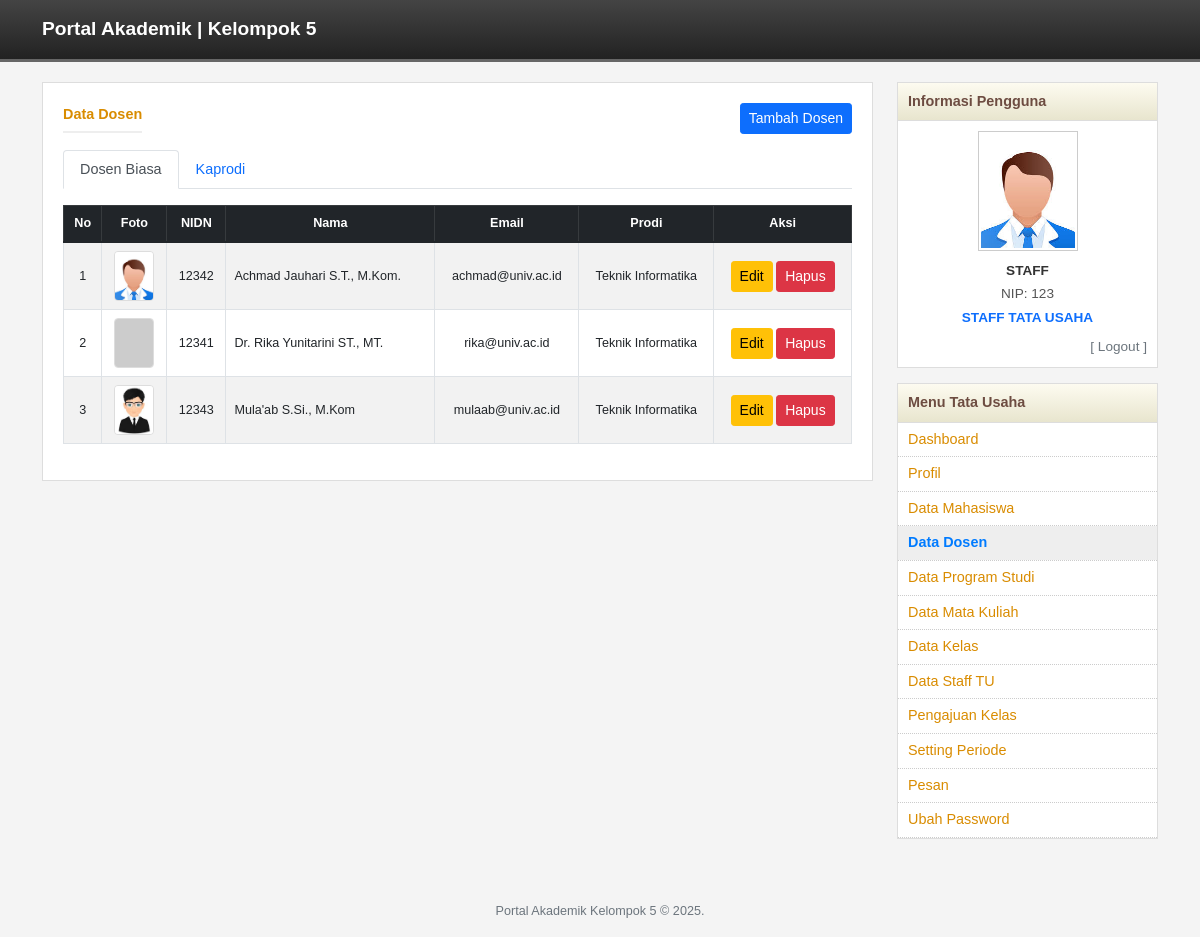
The page /tu/dosen.php (signed in) on the database its author committed.
### tables this page shows
CREATE TABLE `dosen` (
  `id` int(11) NOT NULL,
  `nidn` varchar(20) NOT NULL,
  `nama` varchar(100) NOT NULL,
  `password` varchar(255) NOT NULL,
  `email` varchar(100) DEFAULT NULL,
  `foto` varchar(255) DEFAULT NULL,
  `jabatan` enum('Dosen','Kaprodi') DEFAULT 'Dosen',
  `prodi` varchar(50) DEFAULT NULL,
  `created_at` timestamp NULL DEFAULT current_timestamp()
);

CREATE TABLE `tata_usaha` (
  `id` int(11) NOT NULL,
  `nip` varchar(20) NOT NULL,
  `nama` varchar(100) NOT NULL,
  `password` varchar(255) NOT NULL,
  `email` varchar(100) DEFAULT NULL,
  `created_at` timestamp NULL DEFAULT current_timestamp(),
  `foto` varchar(255) DEFAULT NULL
);

### tu/dosen.php (the view, shortened to what this page needs)
<?php
require_once "../config/database.php";
$dosenBiasa = $pdo->query("SELECT * FROM dosen WHERE jabatan = 'Dosen' ORDER BY nama ASC")->fetchAll();
?>
<!DOCTYPE html>
<html lang="id">
<head>
    <link href="https://cdn.jsdelivr.net/npm/bootstrap@5.1.3/dist/css/bootstrap.min.css" rel="stylesheet">
    <link rel="stylesheet" href="../assets/css/style.css">
</head>
<body>
<?php include "../header.php"; ?>
<div class="container">
    <div class="row">
        <div class="col-md-9">
            <div class="content-box">
                <div class="d-flex justify-content-between align-items-center mb-3">
                    <div class="msg-header mb-0">Data Dosen</div>
                    <a href="dosen_form.php" class="btn btn-primary btn-sm">Tambah Dosen</a>
                </div>
                <ul class="nav nav-tabs mb-3" id="dosenTab" role="tablist">
                    <li class="nav-item">
                        <button class="nav-link active" id="biasa-tab" data-bs-toggle="tab" data-bs-target="#biasa" type="button">Dosen Biasa</button>
                    </li>
                    <li class="nav-item">
                        <button class="nav-link" id="kaprodi-tab" data-bs-toggle="tab" data-bs-target="#kaprodi" type="button">Kaprodi</button>
                    </li>
                </ul>
                <div class="tab-content" id="dosenTabContent">
                    <div class="tab-pane fade show active" id="biasa">
                        <div class="table-responsive">
                            <table class="table table-bordered table-striped table-hover small align-middle text-center">
                                <thead class="table-dark">
                                    <tr><th>No</th><th>Foto</th><th>NIDN</th><th>Nama</th><th>Email</th><th>Prodi</th><th>Aksi</th></tr>
                                </thead>
                                <tbody>
                                    <?php $no=1; foreach($dosenBiasa as $row): ?>
                                    <?php $fotoUrl = (!empty($row['foto']) && file_exists("../assets/img/uploads/".$row['foto'])) ? "../assets/img/uploads/".$row['foto'] : "https://via.placeholder.com/40x50.png?text=FOTO"; ?>
                                    <tr>
                                        <td><?= $no++ ?></td>
                                        <td><img src="<?= $fotoUrl ?>" class="table-foto"></td>
                                        <td><?= htmlspecialchars($row['nidn']) ?></td>
                                        <td class="text-start"><?= htmlspecialchars($row['nama']) ?></td>
                                        <td><?= htmlspecialchars($row['email']) ?></td>
                                        <td><?= htmlspecialchars($row['prodi']) ?></td>
                                        <td>
                                            <a href="dosen_form.php?id=<?= $row['id'] ?>" class="btn btn-warning btn-sm">Edit</a>
                                            <form method="POST" style="display:inline;" onsubmit="return confirm('Hapus data ini?');">
                                                <button class="btn btn-danger btn-sm">Hapus</button>
                                            </form>
                                        </td>
                                    </tr>
                                    <?php endforeach; ?>
                                </tbody>
                            </table>
                        </div>
                    </div>
                </div>
            </div>
        </div>
        <div class="col-md-3">
            <?php include "sidebar.php"; ?>
        </div>
    </div>
</div>
<?php include "../footer.php"; ?>
</body>
</html>

### tu/sidebar.php (shortened to what this page needs)
<?php
$currentPage = basename($_SERVER['PHP_SELF']);
$user = $_SESSION['user'];
$nama = htmlspecialchars($user['nama']);
$nip = htmlspecialchars($user['username']);
global $pdo;
$stmtFoto = $pdo->prepare("SELECT foto FROM tata_usaha WHERE id = ?");
$stmtFoto->execute([$user['id']]);
$fotoDb = $stmtFoto->fetchColumn();
$fotoProfil = (!empty($fotoDb) && file_exists("../assets/img/uploads/$fotoDb")) ? "../assets/img/uploads/$fotoDb" : "https://via.placeholder.com/100x120.png?text=STAFF+TU";
?>
<div class="sidebar-box">
    <div class="sidebar-header">Informasi Pengguna</div>
    <div class="sidebar-content">
        <div class="profile-img-box">
            <img src="<?= $fotoProfil ?>" alt="Foto Profil" class="profile-img">
        </div>
        <div class="profile-info">
            <div class="profile-name"><?= $nama ?></div>
            <div class="mb-1">NIP: <?= $nip ?></div>
            <div class="fw-bold text-primary">STAFF TATA USAHA</div>
            <div class="mt-2 text-end"><a href="../logout.php" class="text-secondary text-decoration-none">[ Logout ]</a></div>
        </div>
    </div>
</div>
<div class="sidebar-box">
    <div class="sidebar-header">Menu Tata Usaha</div>
    <ul class="menu-list">
        <li><a href="dashboard.php" class="<?= $currentPage == 'dashboard.php' ? 'menu-active' : 'menu-default' ?>">Dashboard</a></li>
        <li><a href="profil.php" class="<?= $currentPage == 'profil.php' ? 'menu-active' : 'menu-default' ?>">Profil</a></li>
        <li><a href="mahasiswa.php" class="<?= strpos($currentPage, 'mahasiswa') !== false ? 'menu-active' : 'menu-default' ?>">Data Mahasiswa</a></li>
        <li><a href="dosen.php" class="<?= strpos($currentPage, 'dosen') !== false ? 'menu-active' : 'menu-default' ?>">Data Dosen</a></li>
        <li><a href="prodi.php" class="<?= strpos($currentPage, 'prodi') !== false ? 'menu-active' : 'menu-default' ?>">Data Program Studi</a></li>
        <li><a href="matakuliah.php" class="<?= strpos($currentPage, 'matakuliah') !== false ? 'menu-active' : 'menu-default' ?>">Data Mata Kuliah</a></li>
        <li><a href="kelas.php" class="<?= strpos($currentPage, 'kelas') !== false ? 'menu-active' : 'menu-default' ?>">Data Kelas</a></li>
        <li><a href="staff.php" class="<?= strpos($currentPage, 'staff') !== false ? 'menu-active' : 'menu-default' ?>">Data Staff TU</a></li>
        <li>
            <a href="pengajuan.php" class="<?= $currentPage == 'pengajuan.php' ? 'menu-active' : 'menu-default' ?>">
                Pengajuan Kelas
            </a>
        </li>
        <li>
            <a href="periode.php" class="<?= $currentPage == 'periode.php' ? 'menu-active' : 'menu-default' ?>">
                Setting Periode
            </a>
        </li>
        <li>
            <a href="pesan.php" class="<?= $currentPage == 'pesan.php' ? 'menu-active' : 'menu-default' ?>">
                Pesan
            </a>
        </li>
        <li><a href="ubah_password.php" class="<?= $currentPage == 'ubah_password.php' ? 'menu-active' : 'menu-default' ?>">Ubah Password</a></li>
    </ul>
</div>

### assets/css/style.css (style rules this page uses)
body { background-color: #f4f4f4; font-family: sans-serif; font-size: 0.9rem; }
.sidebar-box { background: white; border: 1px solid #ddd; margin-bottom: 15px; }
.sidebar-header { background: linear-gradient(to bottom, #fdfbf0, #e8e5ce); padding: 8px 10px; font-weight: bold; color: #6d4c41; border-bottom: 1px solid #ddd; }
.sidebar-content { padding: 10px; }
.menu-list { list-style: none; padding: 0; margin: 0; }
.menu-list li { border-bottom: 1px dotted #ccc; }
.menu-list li a { display: block; padding: 6px 10px; text-decoration: none; transition: 0.2s; }
.menu-active { font-weight: bold; color: #007bff !important; background-color: #eee; }
.menu-default { color: #d98c00; }
.profile-img-box { text-align: center; margin-bottom: 10px; }
.profile-img { width: 100px; height: 120px; object-fit: cover; border: 1px solid #ccc; padding: 2px; background: white; }
.profile-info { text-align: center; font-size: 0.85rem; color: #555; }
.profile-name { font-weight: bold; color: #333; margin-bottom: 2px; text-transform: uppercase; }
.content-box { background: white; border: 1px solid #ddd; padding: 20px; margin-bottom: 20px; }
.msg-header { font-weight: bold; color: #d98c00; margin-bottom: 15px; border-bottom: 2px solid #eee; padding-bottom: 5px; }
.table-foto { width: 40px; height: 50px; object-fit: cover; border-radius: 4px; border: 1px solid #ddd; }

### tu/dosen.php (style rules this page uses)
.table-foto { width: 40px; height: 50px; object-fit: cover; border-radius: 4px; border: 1px solid #ddd; }

### rows shown on the page
dosen: foto (picture), nidn "12342", nama "Achmad Jauhari S.T., M.Kom.", email "achmad@univ.ac.id", prodi "Teknik Informatika"
dosen: nidn "12341", nama "Dr. Rika Yunitarini ST., MT.", email "rika@univ.ac.id", prodi "Teknik Informatika"
dosen: foto (picture), nidn "12343", nama "Mula'ab S.Si., M.Kom", email "mulaab@univ.ac.id", prodi "Teknik Informatika"
tata_usaha: foto (picture)

### other values the page prints
$nama "STAFF"
$nip "123"
